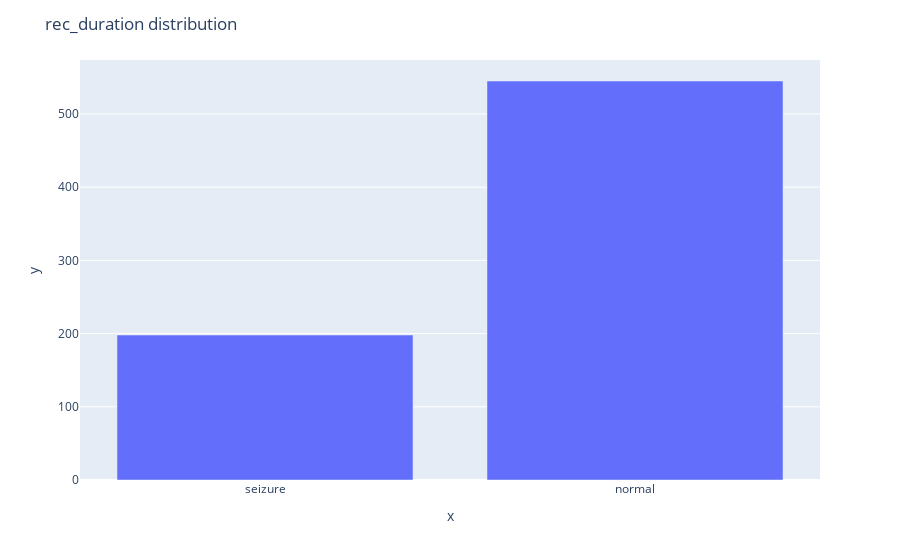

The notebook cell this image was saved under:
### Code cell
f = px.bar(y = [743-545, 545], x = ['seizure', 'normal'])
f.update_layout(title = 'rec_duration distribution')
f.show()

### Figure 1 — Plotly figure (JSON) as saved in the notebook; plotly's stock layout.template omitted (floating-point values rounded to 4 significant figures)
{"data": [{"alignmentgroup": "True", "hovertemplate": "x=%{x}<br>y=%{y}<extra></extra>", "legendgroup": "", "marker": {"color": "#636efa"}, "name": "", "offsetgroup": "", "orientation": "v", "showlegend": false, "textposition": "auto", "type": "bar", "x": ["seizure", "normal"], "xaxis": "x", "y": [198, 545], "yaxis": "y"}], "layout": {"barmode": "relative", "legend": {"tracegroupgap": 0}, "margin": {"t": 60}, "title": {"text": "rec_duration distribution"}, "xaxis": {"anchor": "y", "domain": [0, 1], "title": {"text": "x"}}, "yaxis": {"anchor": "x", "domain": [0, 1], "title": {"text": "y"}}}}
